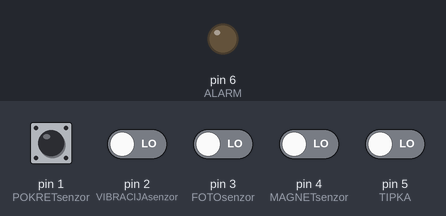
A sketch run on a simulated Arduino Uno, built with avr-gcc and run on an emulated ATmega328P. Shown: output pins drawn as LEDs (lit = HIGH). Dashed ring = blinking. Inputs (shaded band) come from the test bench; at power-on: pin 1 (POKRETsenzor) HIGH, pin 2 (VIBRACIJAsenzor), pin 3 (FOTOsenzor), pin 4 (MAGNETsenzor), pin 5 (TIPKA) LOW.

Above: at 1.2 s.
1.3 s: pin 1 (POKRETsenzor) pulled LOW for 0.15 s
At 2.4 s:
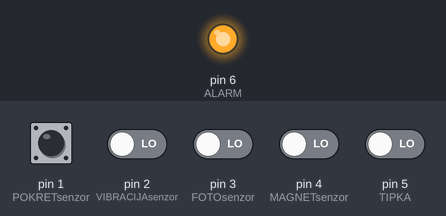
2.9 s: pin 5 (TIPKA) driven HIGH
At 3.5 s:
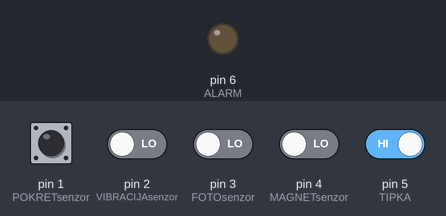
4.4 s: pin 2 (VIBRACIJAsenzor) driven HIGH
At 7.3 s:
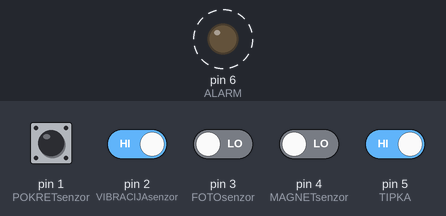
7.4 s: pin 2 (VIBRACIJAsenzor) driven LOW
At 8.2 s:
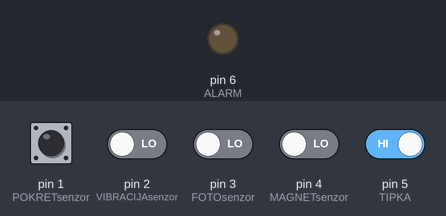
8.9 s: pin 4 (MAGNETsenzor) driven HIGH
At 10.1 s:
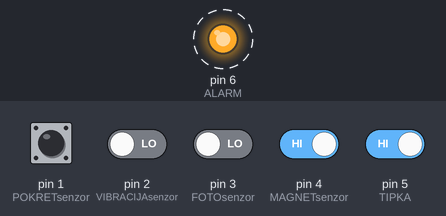
Timing chart, 0 to 12.9 s (numbered marks = the images above; inputs shaded):
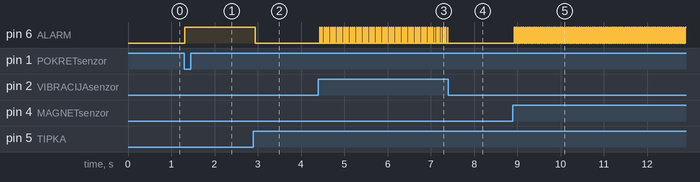

The sketch:

alarmni_sustav.ino
```cpp
int FOTOsenzor = 3;
int POKRETsenzor = 1;
int MAGNETsenzor = 4;
int VIBRACIJAsenzor = 2;
int TIPKA = 5;
int ALARM = 6;
int FOTOstanje;
int POKRETstanje;
int MAGNETstanje;
int VIBRACIJAstanje;
int TIPKAstanje;

void setup() {
  pinMode(FOTOsenzor, INPUT);
  pinMode(POKRETsenzor, INPUT);
  pinMode(MAGNETsenzor, INPUT);
  pinMode(VIBRACIJAsenzor, INPUT);
  pinMode(ALARM, OUTPUT);
  pinMode(TIPKA, INPUT);
}

void loop() {
  FOTOstanje = digitalRead(FOTOsenzor);
  POKRETstanje = digitalRead(POKRETsenzor);
  MAGNETstanje = digitalRead(MAGNETsenzor);
  VIBRACIJAstanje = digitalRead(VIBRACIJAsenzor);
  TIPKAstanje = digitalRead(TIPKA);

  if (FOTOstanje){
    digitalWrite(ALARM, HIGH);
    }
  delay(10);

  if (!POKRETstanje){
    digitalWrite(ALARM, HIGH);
    }
  delay(10);

  if (MAGNETstanje){
    digitalWrite(ALARM, HIGH);
    }
  delay(10);

  if (VIBRACIJAstanje){
    digitalWrite(ALARM, HIGH);
    }
  delay(10);

  if (TIPKAstanje){
    digitalWrite(ALARM, LOW);
    }
  delay(10);
}
```

Measured:
- after the input at 1.3 s, pin 6 (ALARM): LOW → HIGH at once
- after the input at 2.9 s, pin 6 (ALARM): HIGH → LOW at once
- after the input at 4.4 s, pin 6 (ALARM): alternates HIGH for 0.01 s and LOW for 0.04 s, starting at once
- after the input at 7.4 s, pin 6 (ALARM): stops changing and stays LOW
- after the input at 8.9 s, pin 6 (ALARM): alternates HIGH for 0.02 s and LOW for 0.03 s, starting at once
